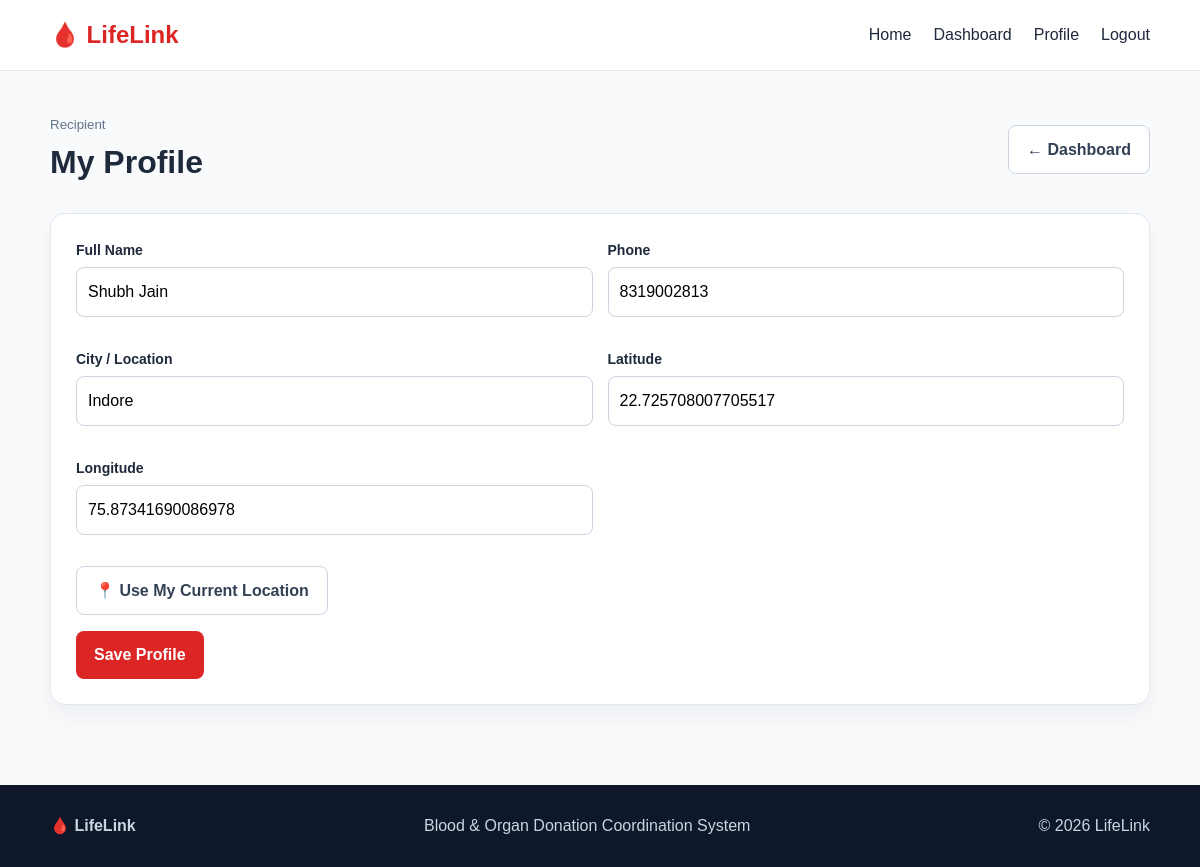
Screenshot of /profile (signed in) with the database file from the repository.
### tables this page shows
CREATE TABLE users(
      id INTEGER PRIMARY KEY AUTOINCREMENT, name TEXT NOT NULL, email TEXT UNIQUE NOT NULL,
      password_hash TEXT NOT NULL, role TEXT NOT NULL, phone TEXT, city TEXT,
      lat REAL, lng REAL, blood_group TEXT, last_donation TEXT,
      verified INTEGER DEFAULT 1, active INTEGER DEFAULT 1, created_at TEXT NOT NULL
    );

### app.py (the view, shortened to what this page needs)
@app.route("/profile",methods=["GET","POST"])
@role_required("donor","recipient","camp_organizer")
def profile():
    u=current_user()
    return render_template("profile.html",u=u)

### app.py (called while the page is built)
def db():
    if "db" not in g:
        g.db = sqlite3.connect(DB_PATH)
        g.db.row_factory = sqlite3.Row
        g.db.execute("PRAGMA foreign_keys=ON")
    return g.db

def q(sql, args=(), one=False):
    cur=db().execute(sql,args)
    rows=cur.fetchone() if one else cur.fetchall()
    cur.close()
    return rows

def current_user():
    uid=session.get("user_id")
    return q("SELECT * FROM users WHERE id=? AND active=1",(uid,),one=True) if uid else None

@app.context_processor
def inject():
    return {"current_user": current_user(), "blood_groups": BLOOD_GROUPS, "cooldown": COOLDOWN_DAYS}

def role_required(*roles):
    def deco(f):
        @wraps(f)
        def wrap(*a,**kw):
            u=current_user()
            if not u: return redirect(url_for("login",next=request.path))
            if u["role"] not in roles:
                flash("You do not have permission to access this page.","error")
                return redirect(url_for("dashboard"))
            return f(*a,**kw)
        return wrap
    return deco

### templates/profile.html (shortened to what this page needs)
<!doctype html><html lang="en"><head><link rel="stylesheet" href="{{ url_for('static',filename='css/style.css') }}"></head><body>
<header class="navbar"><div class="container navrow"><a class="logo" href="{{ url_for('index') }}">🩸 LifeLink</a><nav class="navlinks">
<a href="{{ url_for('index') }}">Home</a>{% if current_user %}<a href="{{ url_for('dashboard') }}">Dashboard</a>{% if current_user.role=='donor' %}<a href="{{ url_for('blood_requests') }}">Requests</a>{% endif %}<a href="{{ url_for('profile') if current_user.role in ['donor','recipient','camp_organizer'] else url_for('dashboard') }}">Profile</a><a href="{{ url_for('logout') }}">Logout</a>{% else %}<a href="{{ url_for('login') }}">Login</a><a href="{{ url_for('register') }}">Register</a>{% endif %}
</nav></div></header>
<main class="dashboard"><div class="container"><div class="dashhead"><div><small class="muted">{{current_user.role|title}}</small><h1>My Profile</h1></div><a class="btn light" href="{{url_for('dashboard')}}">← Dashboard</a></div><div class="card"><form method="post"><div class="formgrid"><div class="group"><label>Full Name</label><input name="name" value="{{u.name}}" required></div><div class="group"><label>Phone</label><input name="phone" value="{{u.phone or ''}}"></div><div class="group"><label>City / Location</label><input name="city" value="{{u.city or ''}}"></div><div class="group"><label>Latitude</label><input name="lat" type="number" step="any" value="{{u.lat or ''}}"></div><div class="group"><label>Longitude</label><input name="lng" type="number" step="any" value="{{u.lng or ''}}"></div><div class="group fullrow"><button type="button" class="btn light" onclick="useLocation()">📍 Use My Current Location</button></div></div><button class="btn primary">Save Profile</button></form></div></div></main>
<footer><div class="container footerrow"><strong>🩸 LifeLink</strong><span>Blood & Organ Donation Coordination System</span><span>© 2026 LifeLink</span></div></footer>
<script src="{{ url_for('static',filename='js/main.js') }}"></script></body></html>

### static/css/style.css (style rules this page uses)
* { box-sizing:border-box;margin:0;padding:0 }
body { font-family:Arial,sans-serif;background:#f8fafc;color:#1e293b;line-height:1.6 }
a { text-decoration:none;color:inherit }
button,input,select,textarea { font:inherit }
.container { width:min(1100px,92%);margin:auto }
.navbar { background:#fff;border-bottom:1px solid #e5e7eb;position:sticky;top:0;z-index:10 }
.navrow { height:70px;display:flex;align-items:center;justify-content:space-between }
.logo { font-size:24px;font-weight:700;color:#dc2626 }
.navlinks { display:flex;gap:22px }
.hero p,.muted { color:#64748b }
.btn { display:inline-block;border:0;border-radius:8px;padding:11px 18px;font-weight:700;cursor:pointer }
.primary { background:#dc2626;color:white }
.light { background:white;border:1px solid #cbd5e1;color:#334155 }
.card,.feature { background:#fff;border:1px solid #e2e8f0;border-radius:15px;padding:25px;box-shadow:0 10px 25px rgba(15,23,42,.05) }
.formgrid { display:grid;grid-template-columns:1fr 1fr;gap:15px }
.fullrow { grid-column:1/-1 }
.group { margin-bottom:16px }
.group label { display:block;font-weight:700;font-size:14px;margin-bottom:6px }
input,select,textarea { width:100%;padding:11px;border:1px solid #cbd5e1;border-radius:8px;outline:none;background:white }
.dashboard { padding:40px 0 }
.dashhead { display:flex;justify-content:space-between;align-items:center;margin-bottom:25px }
footer { background:#0f172a;color:#cbd5e1;padding:28px 0;margin-top:40px }
.footerrow { display:flex;justify-content:space-between;gap:15px }

### rows the page displays
users: role "Recipient", name "Shubh Jain", phone "8319002813", city "Indore", lat "22.725708007705517", lng "75.87341690086978"
